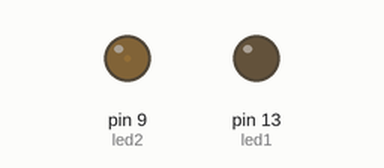
Recording of a sketch running on a simulated Arduino Uno, built with avr-gcc and run on an emulated ATmega328P. Shown: output pins drawn as LEDs (lit = HIGH).

Above: at 0.05 s.
At 1.3 s:
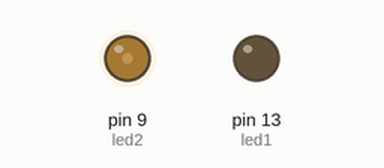
At 2.55 s:
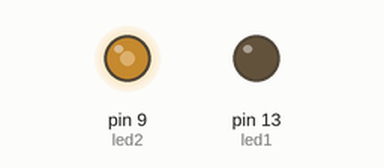
At 5.1 s:
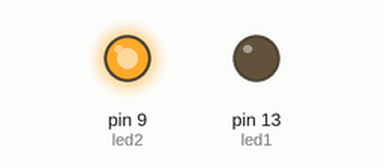
Timing chart, 0 to 6.7 s (numbered marks = the images above):
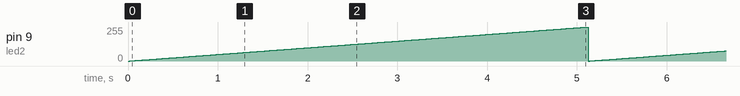

The sketch:

led_acende_devagar.ino
```cpp
int led1 = 13; //variaveis definindo a porta  x a ser usada
int led2 = 9; //variaveis definindo a porta x a ser usada


// the setup function runs once when you press reset or power the board
void setup() {
  // initialize digital pin 13 as an output.
  pinMode(led1, OUTPUT);
  pinMode(led2, OUTPUT);
}

// the loop function runs over and over again forever
void loop() {

  for (int contador = 0; contador <256; contador++) {
    analogWrite(led2, contador);
    delay(20);
  }

}
```

Measured:
- by itself, pin 9 (led2): ramps from 0/255 to 255/255 and jumps back, once every 5.1 s
